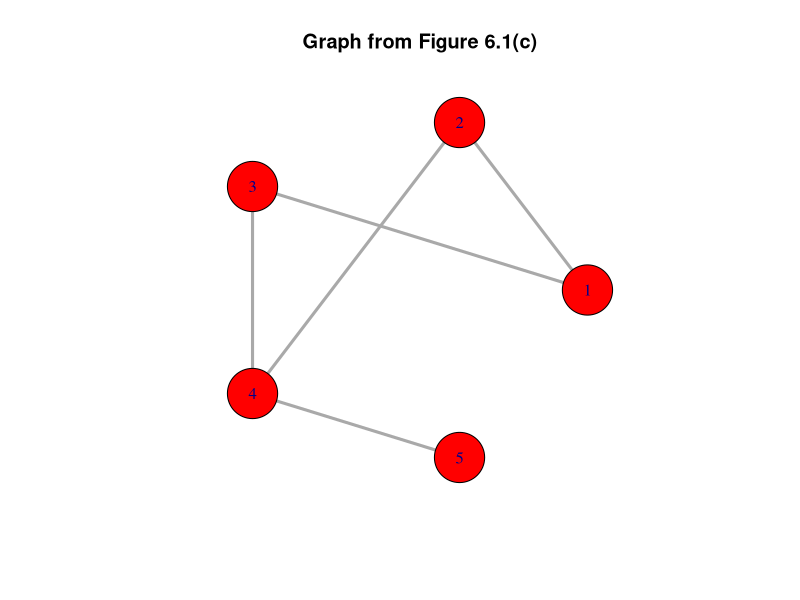

R code for this plot:
# Calculate |V | and | E| for the graph in Figure 6.1(c).

library(here)
library(igraph)

# Solution

# Defining the graph

# Let's label the nodes as 1, 2, 3, 4, 5
# Creating edges
edges <- c(1,2, 1,3, 2,4, 3,4, 4,5)

# Creating the graph
g <- graph(edges=edges, n=5, directed=FALSE)

# Solution

# Calculate |V| and |E|
num_vertices <- vcount(g)
num_edges <- ecount(g)

# Printing the results
cat("|V| (number of nodes):", num_vertices, "\n")
cat("|E| (number of edges):", num_edges, "\n")

# Drawing the graph's plot (optional)
plot(g, 
     vertex.size=30, 
     vertex.color="red", 
     vertex.label=V(g),
     edge.width=3,
     main="Graph from Figure 6.1(c)",
     layout=layout_in_circle)
